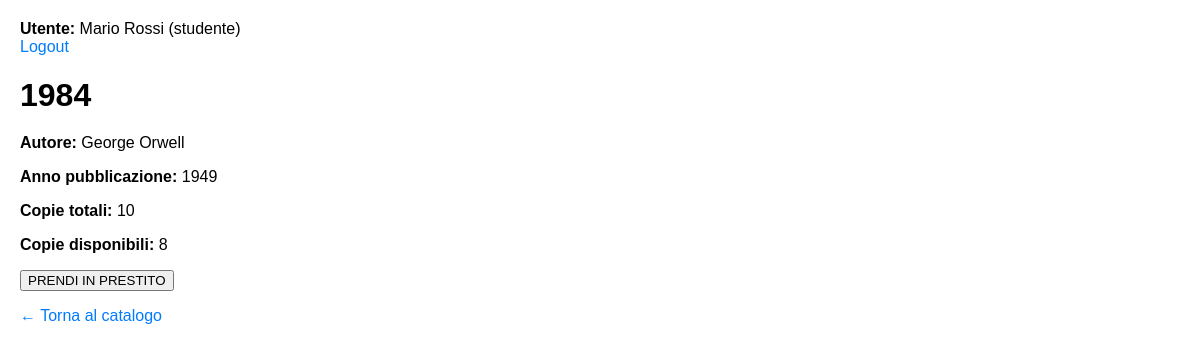
Page /src/libro.php?id=1 (signed in) on the committed database.
### tables this page shows
CREATE TABLE libri (
id_libro INT AUTO_INCREMENT PRIMARY KEY,
titolo VARCHAR(100) NOT NULL,
autore VARCHAR(100) NOT NULL,
anno_pubblicazione INT,
copie_totali INT NOT NULL,
copie_disponibili INT NOT NULL
);

### src/libro.php (the view, shortened to what this page needs)
<?php
    require_once 'config.php';
    $id_libro = $_GET['id'] ?? null;
    $sql = "SELECT * FROM libri WHERE id_libro = ?";
    $stmt = mysqli_prepare($conn, $sql);
    mysqli_stmt_bind_param($stmt, 'i', $id_libro);
    mysqli_stmt_execute($stmt);
    $result = mysqli_stmt_get_result($stmt);
    $libro = mysqli_fetch_assoc($result);
    $MAX_PRESTITI = 3;
    $prestiti_attivi = 0;
    if($_SESSION['user_ruolo'] === 'studente') {
        $sql = "SELECT COUNT(*) AS count FROM prestiti WHERE id_utente = ? AND data_fine IS NULL";
        $stmt = mysqli_prepare($conn, $sql);
        mysqli_stmt_bind_param($stmt, 'i', $_SESSION['user_id']);
        mysqli_stmt_execute($stmt);
        $result = mysqli_stmt_get_result($stmt);
        $row = mysqli_fetch_assoc($result);
        $prestiti_attivi=(int)$row['count'];
    }
?>
<!DOCTYPE html>
    <html lang="it">
    <head>
    </head>
    <body>
    <div>
        <div>
            <strong>Utente:</strong> <?php echo htmlspecialchars($_SESSION['user_nome'] . ' ' . $_SESSION['user_cognome']); ?>
            (<?php echo htmlspecialchars($_SESSION['user_ruolo']); ?>)
        </div>
        <div>
            <a href="logout.php">Logout</a>
        </div>
    </div>
    <div>
        <h1><?php echo htmlspecialchars($libro['titolo']); ?></h1>
        <p><strong>Autore:</strong> <?php echo htmlspecialchars($libro['autore']); ?></p>
        <p><strong>Anno pubblicazione:</strong> <?php echo htmlspecialchars($libro['anno_pubblicazione']); ?></p>
        <p><strong>Copie totali:</strong> <?php echo (int)$libro['copie_totali']; ?></p>
        <p><strong>Copie disponibili:</strong> <?php echo (int)$libro['copie_disponibili']; ?></p>
        <?php if ($_SESSION['user_ruolo'] === 'studente' && $libro['copie_disponibili'] > 0 && $prestiti_attivi < $MAX_PRESTITI): ?>
            <form method="post" action="presta_libro.php">
                <button type="submit" class="presta">PRENDI IN PRESTITO</button>
            </form>
        <?php elseif ($_SESSION['user_ruolo'] === 'studente'): ?>
            <div>
                Non disponibile al prestito o limite prestiti raggiunto (<?php echo $prestiti_attivi; ?>/<?php echo $MAX_PRESTITI; ?>).
            </div>
        <?php endif; ?>
    </div>
    <p><a href="libri.php">← Torna al catalogo</a></p>
</body>
</html>

### src/libro.php (style rules this page uses)
body { font-family: Arial, sans-serif; margin: 20px; }
h1 { margin-bottom: 20px; }
a { color: #007bff; text-decoration: none; }

### rows in the picture
libri: titolo "1984", autore "George Orwell", anno_pubblicazione "1949", copie_totali "10", copie_disponibili "8"

### other values in the picture
$_SESSION['user_nome'] . ' ' . $_SESSION['user_cognome'] "Mario Rossi"
$_SESSION['user_ruolo'] "studente"
